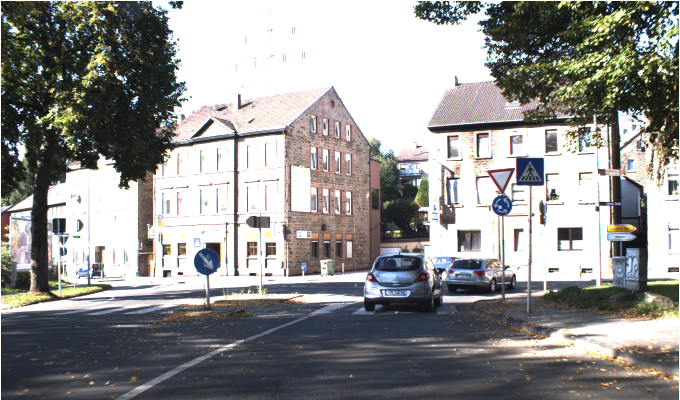
#> input picture data/train_10_ejemplos/00001.ppm, 1360 x 800 px, given as the content of the folder sar/PycharmProjects/VA_Practica_2_3/data/train_recortadas/00, which was not available (shown at 1/2 size)
$ python main.py
#> lines starting #> are read from the running program, lines starting #| are printed output that depends on the picture; after the words box and inside, x2 and y2 are one past the last pixel; in counts of white or black regions, pixels touching at a corner belong together; pictures that were not available may be replaced by others from this repository, and a replacement may not be noted
### src/Entrenar.py
import os
import cv2 as cv
import numpy as np
from matplotlib import pyplot as plt

from Clase_Senal import Clase_Senal
from Enmascarar import Enmascarar


class Entrenar:

    def __init__(self, vers, directory, dimensiones=(25, 25)):
        self.vers = vers
        self.directory = directory
        self.dimensiones = dimensiones

        self.enmascararador = Enmascarar()

        self.prohibicion = Clase_Senal(['00', '01', '02', '03', '04', '05', '07', '08', '09', '10', '15', '16'], 'prohibicion', 1)
        self.peligro     = Clase_Senal(['11', '18', '19', '20', '21', '22', '23', '24', '25', '26', '27', '28', '29', '30', '31'], 'peligro', 2)
        self.stop        = Clase_Senal(['14'], 'stop', 3)
        self.ceda        = Clase_Senal(['13'], 'ceda_el_paso', 4)
        self.paso        = Clase_Senal(['17'], 'prohibido_el_paso', 5)

        if vers > 0:
            self.senales = [self.prohibicion, self.peligro, self.stop, self.ceda, self.paso]
        else:
            self.senales = [self.prohibicion, self.peligro, self.stop]

        self.get_avg_images()


    # Crear imágenes medias
    def get_avg_images(self):

        for clase_senal in self.senales:
            images = []
            for folder in clase_senal.directories:
                # Iterar sobre todas las carpetas de un tipo de señal
                for file in os.listdir(self.directory + folder):
                    # Iterar sobre todas las imágenes de una carpeta
                    path = self.directory + str(folder) + "/" + file
                    src = cv.imread(path)
#> src is the input picture: shape (800, 1360, 3); mean B, G, R 143.6, 145.1, 145.7
                    img = cv.cvtColor(src, cv.COLOR_BGR2RGB)

                    # Cada imagen se redimensiona a 30x30 y se guarda en images
                    img_resize = cv.resize(img, self.dimensiones, interpolation=cv.INTER_LINEAR)  # Interpolación linear
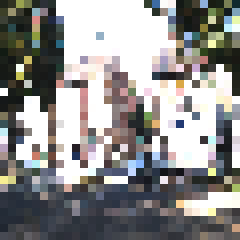
#> img_resize: shape (30, 30, 3) (shown 8 times larger); mean R, G, B 143.2, 142.4, 141.1
                    images.append(img_resize)

            # Calcular la imagen media
            avg_img = np.zeros((self.dimensiones[0], self.dimensiones[1], 3), dtype=np.float64)  # tipo 'float64' (o 'float') para que no se desborde al hacer la suma
#> avg_img: shape (30, 30, 3) float64; every value is 0
            for img in images:
                avg_img += img
#> this loop made 12 passes
#> pass 1, in get_avg_images, `avg_img += img`:
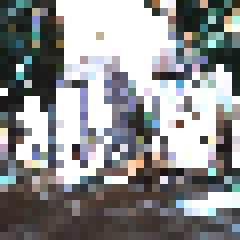
#> avg_img: shape (30, 30, 3) float64 (shown 8 times larger); mean B, G, R 143.2, 142.4, 141.1
            avg_img = avg_img / len(images)  # Esto deja decimales en la matriz
            avg_img = avg_img.astype(np.uint8)  # Como los decimales no son compatibles con la imagen, hay que pasarlos a 'int8' (o 'int', pero 'int8' solo deja numeros de 0 a 255, es mejor)

            if self.vers > 0:   # Versión mejorada
                avg_mask = self.enmascararador.enmascarar(src_img=avg_img)
            else:               # Versión básica
                avg_mask = self.enmascararador.enmascarar_sin_dilatar(src_img=avg_img)

            # plt.imshow(avg_mask, 'gray')
            # plt.show()

            clase_senal.mask = avg_mask
            clase_senal.pixel_count = cv.sumElems(avg_mask)[0] / 255

    def get_clases(self):
        return self.senales

### src/Enmascarar.py
import cv2 as cv


class Enmascarar():

    # Transforma una imagen en una máscara binaria del color rojo
    def enmascarar_sin_dilatar(self, src_img):
        # https://medium.com/@gastonace1/detecci%C3%B3n-de-objetos-por-colores-en-im%C3%A1genes-con-python-y-opencv-c8d9b6768ff
        img_hsv = cv.cvtColor(src_img, cv.COLOR_RGB2HSV)
#> img_hsv: shape (30, 30, 3); mean H, S, V 57.9, 38.5, 150.3

        # img_hsv = saturar(img_hsv)

        # Elegimos el umbral de rojo en HSV
        umbral_bajo1 = (165, 40, 30)
        umbral_alto1 = (180, 255, 255)

        # Elegimos el segundo umbral de rojo en HSV
        umbral_bajo2 = (0, 40, 30)
        umbral_alto2 = (10, 255, 255)

        # hacemos la mask y filtramos en la original
        mask1 = cv.inRange(img_hsv, umbral_bajo1, umbral_alto1)
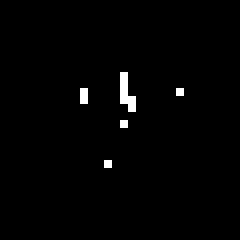
#> mask1: shape (30, 30) (shown 8 times larger); 1.2% white in thin lines or dots, all inside (x1, y1, x2, y2) = (10, 9, 23, 21)
        mask2 = cv.inRange(img_hsv, umbral_bajo2, umbral_alto2)
#> mask2: shape (30, 30); 4.4% white in thin lines or dots, all inside (x1, y1, x2, y2) = (0, 2, 27, 27)
        mask = mask1 + mask2
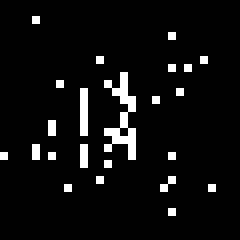
#> mask: shape (30, 30) (shown 8 times larger); 5.7% white in thin lines or dots, all inside (x1, y1, x2, y2) = (0, 2, 27, 27)
        # La máscara es una matriz 25x25, res es una imagen 25x25x3 que sólo tiene los pixeles rojos
        res = cv.bitwise_and(src_img, src_img, mask=mask)
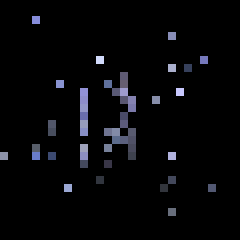
#> res: shape (30, 30, 3) (shown 8 times larger); mean B, G, R 8.5, 6.5, 6.3

        # Umbralizar
        g_img = cv.cvtColor(res, cv.COLOR_RGB2GRAY)
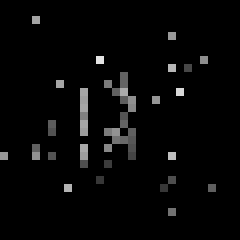
#> g_img: shape (30, 30) (shown 8 times larger); min 0, max 227, mean 7.1

        # Pasar un filtro a la imagen
        ## Suavizado
        # g_img = cv.GaussianBlur(g_img, (3, 3), 1)

        ret, bin_img = cv.threshold(g_img, 5, 255, cv.THRESH_BINARY)

        return bin_img

    def enmascarar(self, src_img):
        bin_img = self.enmascarar_sin_dilatar(src_img)

        # Pasar un filtro a la máscara
        ## Dilatación
        kernel = cv.getStructuringElement(cv.MORPH_CROSS, (3, 3))  # creamos primero el elemento estructurante
        bin_img = cv.dilate(bin_img, kernel)  # dilatamos con la máscara creada
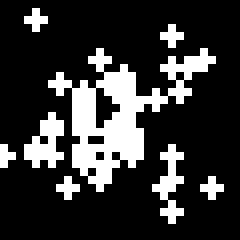
#> bin_img: shape (30, 30) (shown 8 times larger); 20.6% white in thin lines or dots, all inside (x1, y1, x2, y2) = (0, 1, 28, 28)

        return bin_img

### src/Practica_2_3.py
import os

import numpy as np

from Aprendizaje import Aprendizaje
from Comparador import Comparador
from Detector_MSER import Detector_MSER
from Entrenar import Entrenar
from Evaluar_Solucion import Evaluar_Solucion
from Limpieza import Limpieza
from Reconocimiento import Reconocimiento
from Representar import Representar
from time import time


class Practica_2_3:
    def __init__(self, detector, train_path, test_path):
        self.dir_train = train_path
        self.dir_test = test_path
        self.vers = 0

        self.start = time()

        if (detector == 'Básico') or (detector == 'Basico'):
            self.vers = 0
            self.dimensiones = (25, 25)
        elif detector == 'Mejorado':
            self.vers = 1
            self.dimensiones = (30, 30)
        elif detector == 'Hough':
            self.vers = 2
            self.dimensiones = (30, 30)
        else:
            raise Exception("Utiliza una de las siguientes versiones: Básico, Mejorado, Hough")

        self.ejecutar()


    def ejecutar(self):
        print("Entrenando detector...")
        entrenador = Entrenar(vers=self.vers, directory=self.dir_train, dimensiones=self.dimensiones)
        clases_senal = entrenador.get_clases()  # clases_senal es un array de objetos clase_senal
        print("Listo.\n")

        print("Extrayendo detecciones...", end="")
        detector_mser = Detector_MSER(vers=self.vers, dimensiones=self.dimensiones)
        evaluador = Evaluar_Solucion()
        for file in os.listdir(self.dir_test):
            path = self.dir_test + file
            if file.split('.')[1] != 'txt':
                detector_mser.detectar(path)
            else:
                evaluador.set_file(path)

        print("\nExtracción completada.\n")
        detecciones = detector_mser.detecciones

        print("Puntuando detecciones...")
        comparador = Comparador(vers=self.vers, clases_senal=clases_senal, dimensiones=self.dimensiones, descriptor_type='hog')
        scored_detecciones, X_train_1, y_train_1, X_test_1 = comparador.score_y_clasificar_no_senales(detecciones)
        print("Listo.\n")

##      ## Clasificador 1
        aprendizaje = Aprendizaje()
        aprendizaje.load_senales(self.dir_train, X_train_no=X_train_1, y_train_no=y_train_1, descriptor_type='hog', dimensions=(30, 30))
        X_train_1 = aprendizaje.reducir_LDA(aprendizaje.X_train)
        knn_1 = aprendizaje.entrenar_KNN(k=5, X=X_train_1)

        reconocimiento = Reconocimiento()
        X_test_1 = aprendizaje.reducir_LDA(X_test_1)
        y_predicted = reconocimiento.clasificar_KNN(X_test_1, knn_1)

        # Quedarse con las buenas buenísimas
        index = y_predicted > 0
        scored_detecciones = np.array(scored_detecciones)
        scored_detecciones = scored_detecciones[index]
##      ## /Clasificador 1

        print("Eliminando duplicados...")
        limpiador = Limpieza()
        detecciones_buenas = limpiador.limpiar(scored_detecciones)
        print("Listo.\n")

##      ## Clasificador 2
        aprendizaje.load_data(self.dir_train, descriptor_type='hog', dimensions=self.dimensiones)
        X_train_2 = aprendizaje.reducir_LDA(aprendizaje.X_train)
        knn_2 = aprendizaje.entrenar_KNN(k=5, X=X_train_2)

        for deteccion in detecciones_buenas:
            X_test_2 = deteccion.caracteristicas
            X_test_2 = aprendizaje.reducir_LDA(X_test_2)
            sub_type = reconocimiento.clasificar_KNN(X_test_2, knn_2)
            deteccion.sub_type = sub_type
##      ## /Clasificador 2

        print("Detecciones listas.")
        representador = Representar(path="data/resultado_imgs/", color=(23, 23, 255))
        representador.representar(detecciones_buenas)

        print("Exportando imágenes...")
        output_file = open("data/resultado_imgs/gt.txt", "w+")
        for i, deteccion in enumerate(detecciones_buenas):
            output_file.write(deteccion.to_string() + '\n')
            print(i, deteccion.to_string())
        print("Listo.\n")

        if evaluador.file_ok:
            evaluador.evaluar(detecciones_buenas)
            # ¿De las detecciones, cuántas son señales?:
            print("Recall:", evaluador.recall, "%")
            # ¿De las detecciones que había, cuántas se han detectado?:
            print("Precision:", evaluador.precision, "%")

        print("Duración:", round(time() - self.start, 4), "s")

### src/Detector_MSER.py
import cv2 as cv

from Deteccion import Deteccion


class Detector_MSER:

    def __init__(self, vers, delta=7, max_var=0.30, dimensiones=(25, 25)):
        self.vers = vers
#> (the run stopped early here; a loop or call above may not have finished)
